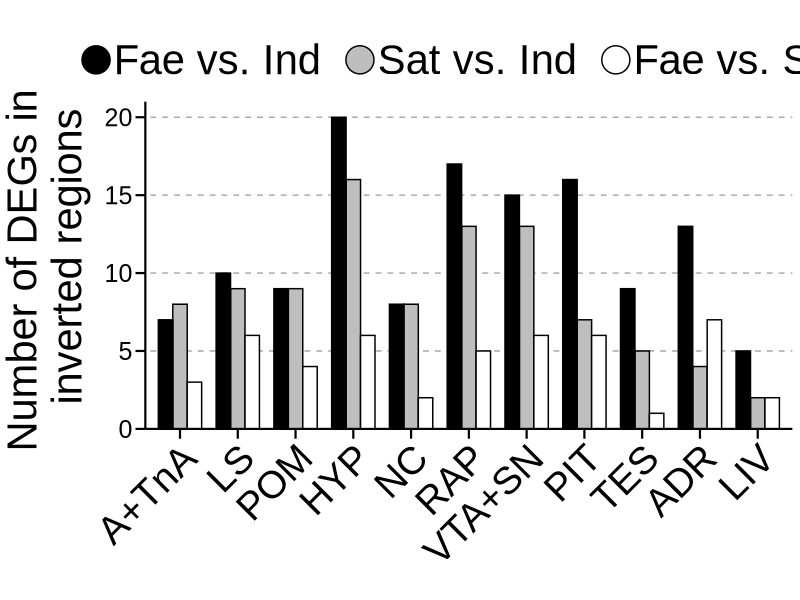

Write the R code that produced this figure.
# Authors: Jasmine L. Loveland (jasmine.loveland@univie.ac.at), Alex Zemella (alex.zemella@bi.mpg.de)
# Affiliations: University of Vienna (JL), Max Planck Institute for Biological Intelligence (AZ)

# Set working directory
setwd("/home/alex-zemella/Documents/ruff_adults_gene_expression")
dir <- "/home/alex-zemella/Documents/ruff_adults_gene_expression"

# Load required libraries
library("ggplot2")
library("dplyr")

# Read data frame with number of DE inversion genes
data <- read.csv("others/DESeq2_total_number_of_DEGs.csv")
data <- data[, -3]

# Define custom order for tissues and comparisons
custom_order <- c("A+TnA", "LS", "POM", "HYP", "NC", "RAP", "VTA+SN", "PIT", "TES", "ADR", "LIV")
custom_order2 <- c("Fae vs. Ind", "Sat vs. Ind", "Fae vs. Sat")

# Apply custom order to the factors
data$Tissue <- factor(data$Tissue, levels = custom_order)
data$Comparison <- factor(data$Comparison, levels = custom_order2)

# Create an empty data frame for plotting points
df <- data.frame(
  areas = as.numeric(c(NA, NA, NA)),
  Comparison = c("Fae vs. Ind", "Sat vs. Ind", "Fae vs. Sat"),
  Value = as.numeric(c(NA, NA, NA))
)

# Create ggplot object
p <- ggplot(data, aes(x = Tissue, y = Inversion_DEGs, fill = Comparison)) +
  geom_abline(slope = 0, intercept = 5,  col = "darkgrey", lty = 2) +
  geom_abline(slope = 0, intercept = 10,  col = "darkgrey", lty = 2) +
  geom_abline(slope = 0, intercept = 15,  col = "darkgrey", lty = 2) +
  geom_abline(slope = 0, intercept = 20,  col = "darkgrey", lty = 2) +
  geom_bar(stat = "identity", 
           color = "black", 
           position = position_dodge(width = 0.75), 
           width = 0.75,
           show.legend = FALSE) +
  labs(title = "", x = "", y = "Number of DEGs in\n inverted regions") +
  scale_fill_manual(labels = c("Fae vs. Ind", "Sat vs. Ind", "Fae vs. Sat"), 
                    values = c("black", "grey", "white")) +
  scale_color_manual(labels = c("Fae vs. Ind", "Sat vs. Ind", "Fae vs. Sat"), 
                     values = c("black", "grey", "white")) +
  scale_y_continuous(expand = c(0, 0), limits = c(0, 21)) +
  geom_point(data = df, aes(x = areas, y = Value, fill = Comparison), color = "black", size = 9, shape = 21, stroke = 0.75) +
  theme_minimal() +
  theme(axis.text.x = element_text(color = "black", size = 28, family = "Arial", angle = 45, hjust = 1, vjust = 1), 
        axis.text.y = element_text(color = "black", size = 18, family = "Arial"),
        axis.ticks.x.bottom = element_line(linewidth = 0.75, color = "black"),
        axis.ticks.y.left = element_line(linewidth = 0.75, color = "black"),
        panel.grid.major.x = element_blank(),
        panel.grid.major.y = element_blank(),
        panel.grid.minor.y = element_blank(),
        axis.line.x.bottom = element_line(color = 'black', linewidth = 0.75),
        axis.line.y.left   = element_line(color = 'black', linewidth = 0.75),
        axis.line.y.right  = element_blank(),
        axis.text.y.right  = element_blank(),
        axis.ticks.y.right = element_blank(),
        axis.ticks.length = unit(.25, "cm"),
        panel.border = element_blank(),
        legend.title = element_blank(),
        legend.text = element_text(color = "black", size = 30, family = "Arial", margin = margin(r = 10)),
        legend.position = "top",
        axis.title.y = element_text(color = "black", size = 30, family = "Arial", hjust = 0.65, margin = margin(t = 0, r = 10, b = 0, l = 0)), 
        axis.line = element_line(color = "black"),
        axis.ticks = element_line(color = "black"),
        legend.key.height = unit(0.5, "cm"),
        legend.key.width = unit(0.75, "cm")) 

# Save plot as SVG file
ggsave(filename = "supplementary_figures/plots/Barplot_number_inversion_genes.svg", plot = p, 
       width = 10, height = 8, bg = "white", dpi = "print", device = "svg")
